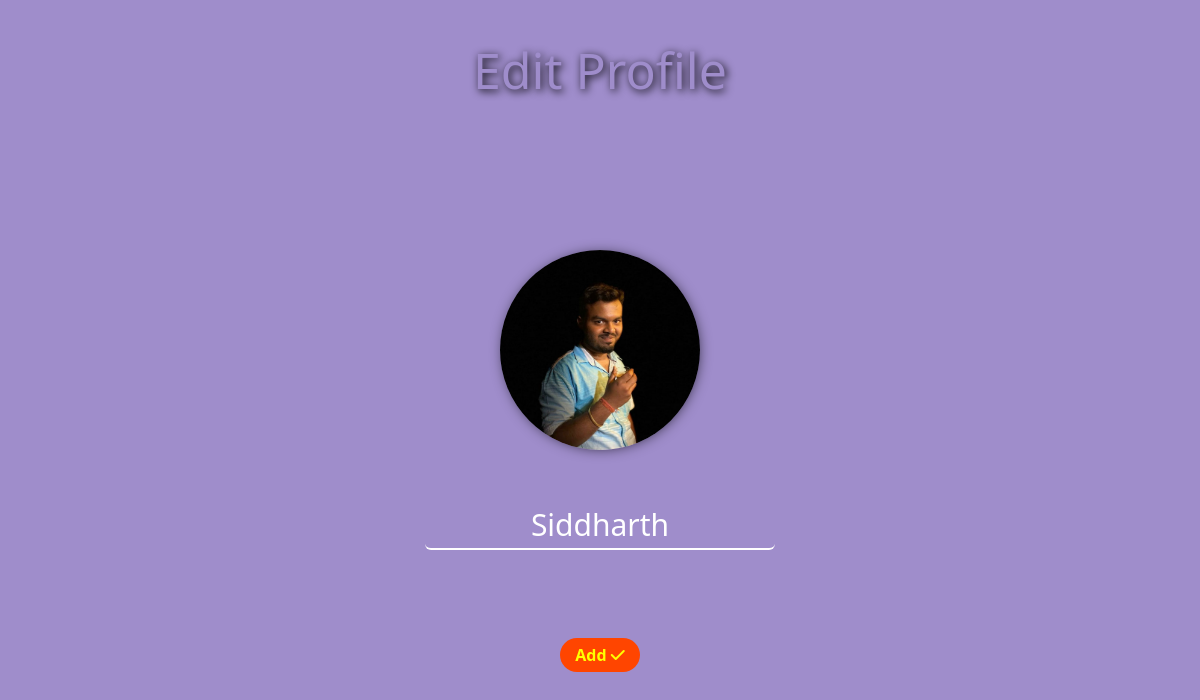
Screenshot of /editProfileDetails/18 with the database file from the repository.
### app/models.py (models this page shows)
class Profile(models.Model):
    tab = models.ForeignKey(Tab, on_delete=models.CASCADE, default=1)
    name = models.CharField(max_length=100)
    profile_pic = models.ImageField(upload_to='profile_pics/', blank=True, null=True)

### app/views.py (the view, shortened to what this page needs)
# urls.py: path('editProfileDetails/<int:profile_id>', editProfileDetails, name='editProfileDetails'),
def editProfileDetails(request, profile_id):
    profile = Profile.objects.get(pk=profile_id)
    context={'profile':profile}
    return render(request, 'editProfile.html', context)

### app/templates/editProfile.html (shortened to what this page needs)
<!DOCTYPE html>
<html lang="en">
<head>
    <link href="https://cdn.jsdelivr.net/npm/bootstrap@5.3.2/dist/css/bootstrap.min.css" rel="stylesheet">
    <link rel="stylesheet" href="https://cdnjs.cloudflare.com/ajax/libs/font-awesome/6.5.1/css/all.min.css" />
</head>
<body>
    <h1>Edit Profile</h1>
    <div class="area" >
        <ul class="circles">
        </ul>
    </div>
    <div class="d-flex justify-content-center">
        <form method="post" id="addProfile" enctype="multipart/form-data">
            <div class="avatar-wrapper">
                <img class="profile-pic" src="{{profile.profile_pic.url}}" />
                <div class="upload-button">
                </div>
            </div>
            <input type="text" id="name" name="name" placeholder="name" value="{{profile.name}}" class="form-control" required><br><br>
            <div class="d-flex justify-content-center"><button class="btn-add">Add <i class="fa-solid fa-check"></i></button></div>
        </form>
    </div>
</body>
</html>

### app/templates/editProfile.html (style rules this page uses)
body { background-color: rgb(159, 141, 203); }
h1 { text-align: center; margin: 40px 0 80px; font-size: 50px; color: rgb(159, 141, 203); text-shadow: 2px 2px 8px black; }
form { width: 350px; position: absolute; top:200px; }
.btn-add { background-color: orangered; border: none; border-radius: 20px; padding: 5px 15px; margin: 30px 0; color: yellow; font-weight: bold; }
input { margin: 10px auto; text-align: center; background-color: rgba(0, 0, 0, 0) !important; height: 50px; font-size: 30px !important; border: none !important; border-bottom: 2px solid white !important; color: white !important; z-index: 22; }
input::placeholder { color: white; }
.area { width: 100%; height:fit-content; }
.circles { position: absolute; top: 0; left: 0; width: 100%; height: 100%; overflow: hidden; z-index: 0; }

### rows the page displays
Profile: profile_pic (picture), name "Siddharth"
